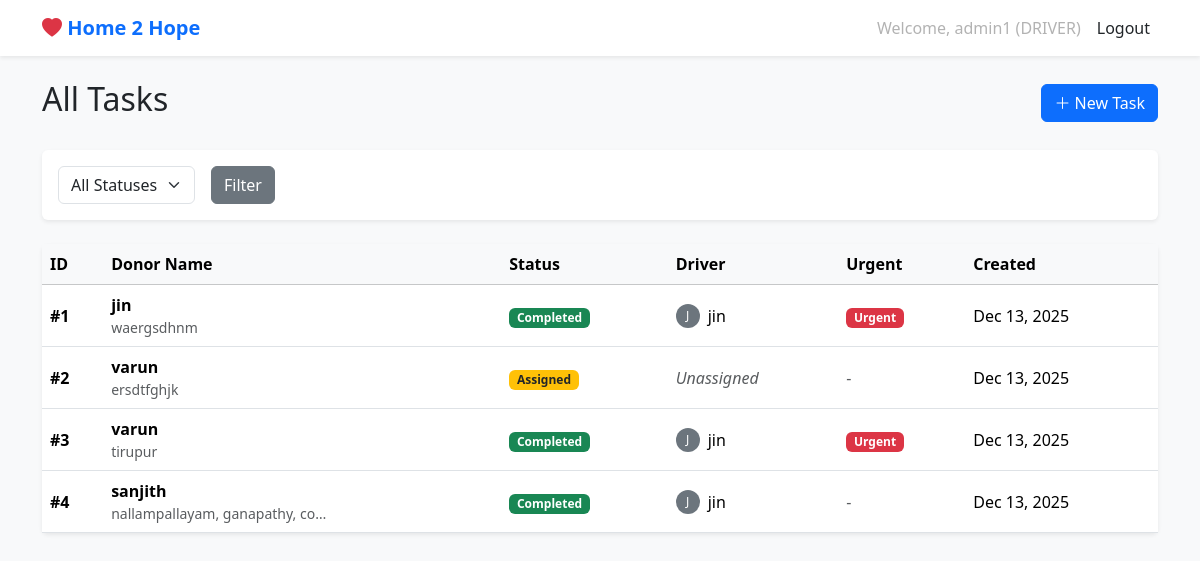
Before: /tasks/ (signed in) with the older database file.
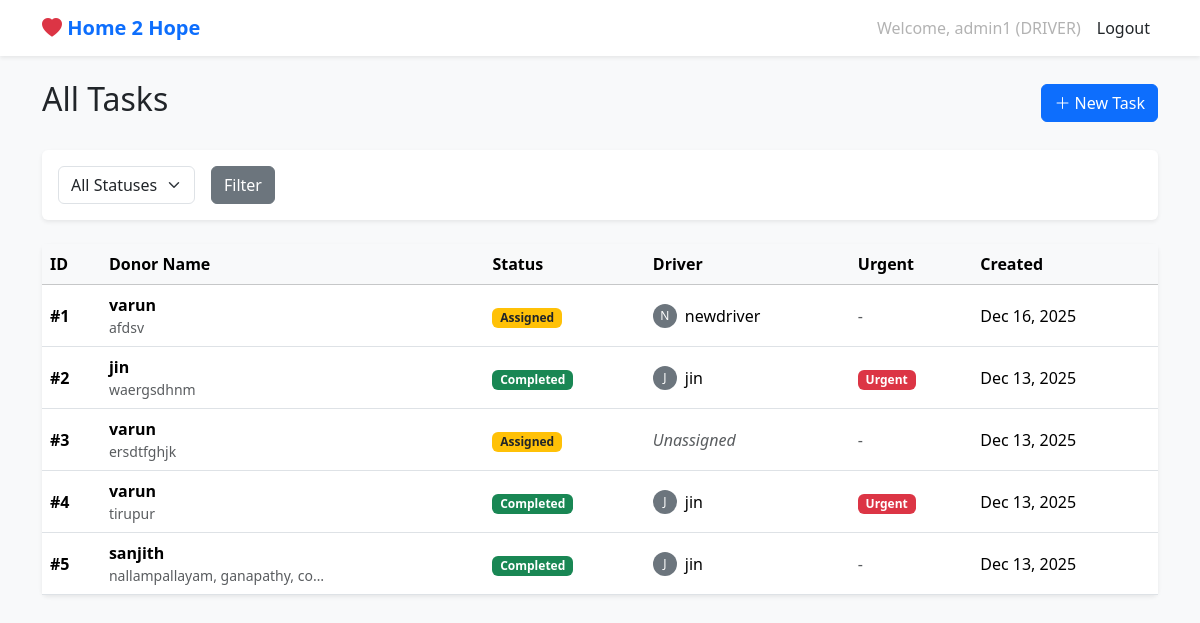
After: the same page with the newer database file.
### core/models.py (models this page shows, shortened)
class Task(models.Model):
    STATUS_ASSIGNED = 'ASSIGNED'
    STATUS_IN_PROGRESS = 'IN_PROGRESS'
    STATUS_COMPLETED = 'COMPLETED'
    STATUS_CHOICES = [
        (STATUS_ASSIGNED, 'Assigned'),
        (STATUS_IN_PROGRESS, 'In Progress'),
        (STATUS_COMPLETED, 'Completed'),
    ]
    donor_name = models.CharField(max_length=255)
    address = models.TextField()
    phone_numbers = models.CharField(max_length=255, help_text="Comma-separated phone numbers")
    location_link = models.URLField(max_length=500, help_text="Google Maps Share Link")
    CATEGORY_CHOICES = [
        ('FURNITURE', 'Furniture'),
        ('CLOTHES', 'Clothes'),
        ('ELECTRONICS', 'Electronics'),
        ('FOOD', 'Food'),
        ('BOOKS', 'Books'),
        ('OTHER', 'Other'),
    ]
    category = models.CharField(max_length=50, choices=CATEGORY_CHOICES, default='OTHER')
    is_urgent = models.BooleanField(default=False)
    assigned_to = models.ForeignKey(User, on_delete=models.SET_NULL, null=True, blank=True, related_name='assigned_tasks')
    created_by = models.ForeignKey(User, on_delete=models.CASCADE, related_name='created_tasks')
    status = models.CharField(max_length=20, choices=STATUS_CHOICES, default=STATUS_ASSIGNED)
    created_at = models.DateTimeField(auto_now_add=True)
    updated_at = models.DateTimeField(auto_now=True)
    completed_at = models.DateTimeField(null=True, blank=True)
    visitor_form_filled = models.BooleanField(default=False)
    trust_notice_given = models.BooleanField(default=False)

class User(AbstractUser):
    ROLE_ADMIN = 'ADMIN'
    ROLE_DRIVER = 'DRIVER'
    ROLE_CHOICES = [
        (ROLE_ADMIN, 'Admin'),
        (ROLE_DRIVER, 'Driver'),
    ]
    role = models.CharField(max_length=10, choices=ROLE_CHOICES, default=ROLE_DRIVER)
    phone_number = models.CharField(max_length=20, blank=True)

### core/views.py (the view)
# urls.py: path('tasks/', views.TaskListView.as_view(), name='task_list'),
class TaskListView(AdminRequiredMixin, ListView):
    model = Task
    template_name = 'core/task_list.html'
    context_object_name = 'tasks'
    paginate_by = 10
    def get_queryset(self):
        queryset = super().get_queryset()
        status = self.request.GET.get('status')
        filter_type = self.request.GET.get('filter')
        if status:
            queryset = queryset.filter(status=status)
        if filter_type == 'pending':
            queryset = queryset.exclude(status='COMPLETED')
        elif filter_type == 'urgent':
            queryset = queryset.filter(is_urgent=True)
        elif filter_type == 'completed':
            queryset = queryset.filter(status='COMPLETED')
        return queryset.order_by('-created_at')
    def get_context_data(self, **kwargs):
        context = super().get_context_data(**kwargs)
        status = self.request.GET.get('status')
        context['is_assigned'] = (status == 'ASSIGNED')
        context['is_in_progress'] = (status == 'IN_PROGRESS')
        context['is_completed'] = (status == 'COMPLETED')
        return context

### core/views.py (called while the page is built)
    def test_func(self):
        return self.request.user.is_authenticated and (self.request.user.role == 'ADMIN' or self.request.user.is_superuser)

### templates/core/task_list.html (shortened to what this page needs)
{% extends 'base.html' %}
{% block content %}
<div class="d-flex justify-content-between align-items-center mb-4">
    <h2>All Tasks</h2>
    <a href="{% url 'task_create' %}" class="btn btn-primary"><i class="bi bi-plus-lg"></i> New Task</a>
</div>
<div class="card mb-4">
    <div class="card-body">
        <form method="get" class="row g-3">
            <div class="col-auto">
                <select name="status" id="status" class="form-select">
                    <option value="">All Statuses</option>
                </select>
            </div>
            <div class="col-auto">
                <button type="submit" class="btn btn-secondary">Filter</button>
            </div>
        </form>
    </div>
</div>
<div class="card">
    <div class="table-responsive">
        <table class="table table-hover align-middle mb-0">
            <thead class="table-light">
                <tr>
                    <th>ID</th>
                    <th>Donor Name</th>
                    <th>Status</th>
                    <th>Driver</th>
                    <th>Urgent</th>
                    <th>Created</th>
                </tr>
            </thead>
            <tbody>
                {% for task in tasks %}
                <tr class="clickable-row" data-href="{% url 'admin_task_detail' task.pk %}" style="cursor: pointer;">
                    <td>
                        <span class="fw-bold">#{{ forloop.counter }}</span>
                    </td>
                    <td>
                        <div class="fw-bold">{{ task.donor_name }}</div>
                        <div class="small text-muted">{{ task.address|truncatechars:30 }}</div>
                    </td>
                    <td>
                        <span
                            class="badge bg-{% if task.status == 'COMPLETED' %}success{% elif task.status == 'IN_PROGRESS' %}primary{% else %}warning text-dark{% endif %}">
                            {{ task.get_status_display }}
                        </span>
                    </td>
                    <td>
                        {% if task.assigned_to %}
                        <div class="d-flex align-items-center">
                            <div class="avatar bg-secondary text-white rounded-circle me-2 d-flex justify-content-center align-items-center"
                                style="width:24px; height:24px; font-size:12px;">
                                {{ task.assigned_to.username.0|upper }}
                            </div>
                            {{ task.assigned_to.username }}
                        </div>
                        {% else %}
                        <span class="text-muted fst-italic">Unassigned</span>
                        {% endif %}
                    </td>
                    <td>
                        {% if task.is_urgent %}
                        <span class="badge bg-danger">Urgent</span>
                        {% else %}
                        <span class="text-muted">-</span>
                        {% endif %}
                    </td>
                    <td>{{ task.created_at|date:"M d, Y" }}</td>
                </tr>
                {% empty %}
                <tr>
                    <td colspan="6" class="text-center py-4 text-muted">No tasks found.</td>
                </tr>
                {% endfor %}
            </tbody>
        </table>
    </div>
</div>
{% endblock %}

Changed rows visible on the page:
added Task: donor_name "varun", address "afdsv", status "Assigned", assigned_to.username.0 "N", assigned_to.username "newdriver", created_at "Dec 16, 2025"
